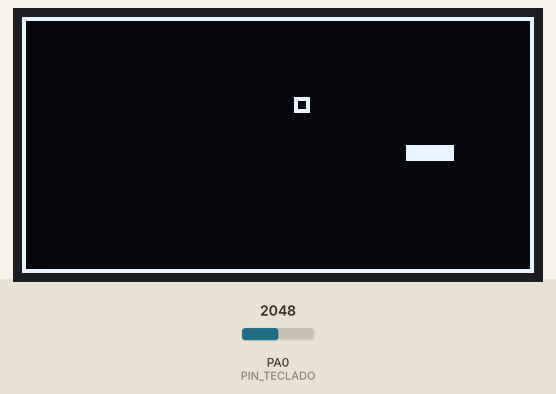
This sketch was run on a simulated STM32 Blue Pill. Shown: 128×64 one-colour display. The test bench sets the inputs (shaded band); at power-on: PA0 (PIN_TECLADO) = 2048. Random numbers use the default seed unless the sketch sets one.

Above: at 1.2 s.
1.3 s: PA0 (PIN_TECLADO) set to 2936
3.0 s: PA0 (PIN_TECLADO) set to 3045
At 4.7 s:
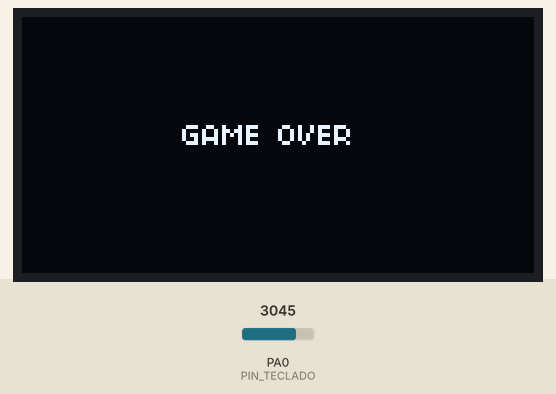
5.0 s: PA0 (PIN_TECLADO) set to 2960
At 5.13 s:
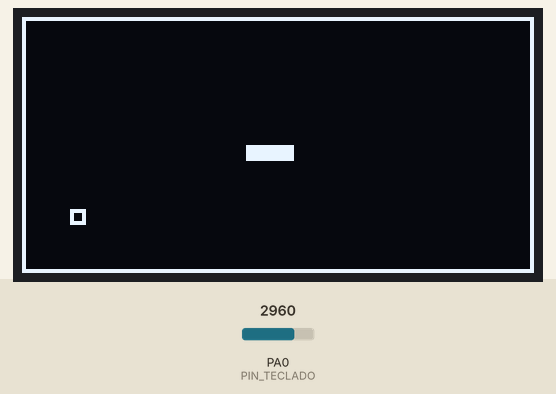

Measured:
- the behaviour switches between 2999 and 3000 on PA0 (PIN_TECLADO) (found by bisection; images 0 and 1)
- after the input at 5.0 s, the display: first changes at once (image 2 shows a later state)

The sketch:

teste_integrado.ino
```cpp
#include <Arduino.h>
#include <U8g2lib.h>

// Driver SH1106 em modo econômico (Page Buffer)
U8G2_SH1106_128X64_NONAME_1_HW_I2C u8g2(U8G2_R0, /* reset=*/ U8X8_PIN_NONE);

#define PIN_TECLADO PA0
#define LARGURA 128
#define ALTURA 64
#define SIZE 4
#define MAX_SNAKE 40 // Reduzi um pouco para economizar RAM também

int sX[MAX_SNAKE], sY[MAX_SNAKE];
int tam = 3;
int dX = 1, dY = 0;
int mX, mY;
bool vivo = true;
unsigned long tMove = 100;
unsigned long lastT = 0;

void novaMaca() {
  mX = (random(1, 30)) * SIZE;
  mY = (random(1, 14)) * SIZE;
}

void reset() {
  tam = 3;
  for(int i = 0; i < tam; i++) { sX[i] = 60 - (i*SIZE); sY[i] = 32; }
  dX = 1; dY = 0;
  novaMaca();
  vivo = true;
}

void setup() {
  u8g2.begin();
  pinMode(PIN_TECLADO, INPUT_ANALOG);
  reset();
}

void loop() {
  int adc = analogRead(PIN_TECLADO);

  // Controles simplificados para economizar espaço
  if (adc < 80 && dX == 0) { dX = -1; dY = 0; }
  else if (adc >= 100 && adc < 200 && dY == 0) { dX = 0; dY = -1; }
  else if (adc >= 250 && adc < 380 && dY == 0) { dX = 0; dY = 1; }
  else if (adc >= 430 && adc < 600 && dX == 0) { dX = 1; dY = 0; }

  if (millis() - lastT >= tMove) {
    if (vivo) {
      for (int i = tam - 1; i > 0; i--) { sX[i] = sX[i-1]; sY[i] = sY[i-1]; }
      sX[0] += dX * SIZE; sY[0] += dY * SIZE;

      if (sX[0] < 0 || sX[0] >= LARGURA || sY[0] < 0 || sY[0] >= ALTURA) vivo = false;
      if (sX[0] == mX && sY[0] == mY) { if (tam < MAX_SNAKE) tam++; novaMaca(); }
    }
    lastT = millis();
  }

  u8g2.firstPage();
  do {
    if (vivo) {
      u8g2.drawFrame(mX, mY, SIZE, SIZE);
      for (int i = 0; i < tam; i++) u8g2.drawBox(sX[i], sY[i], SIZE, SIZE);
      u8g2.drawFrame(0, 0, 128, 64);
    } else {
      // Fonte minúscula para economizar memória FLASH
      u8g2.setFont(u8g2_font_04b_03_tr);
      u8g2.drawStr(40, 32, "GAME OVER");
      if (adc < 3000) reset();
    }
  } while (u8g2.nextPage());
}
```
